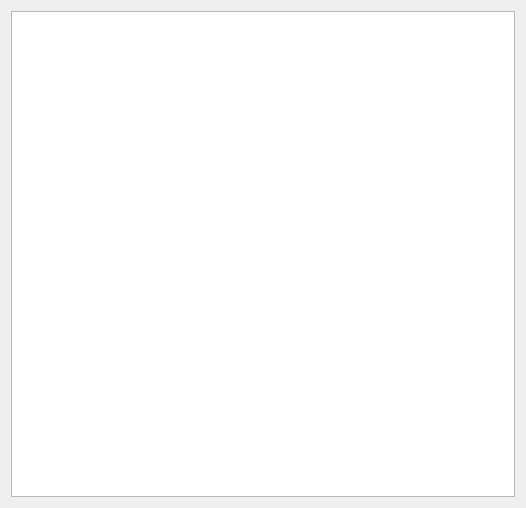
<?xml version="1.0" encoding="UTF-8"?>
<ui version="4.0">
 <class>Form</class>
 <widget class="QWidget" name="Form">
  <property name="geometry">
   <rect>
    <x>0</x>
    <y>0</y>
    <width>526</width>
    <height>508</height>
   </rect>
  </property>
  <property name="windowTitle">
   <string>报告</string>
  </property>
  <layout class="QHBoxLayout" name="horizontalLayout">
   <item>
    <widget class="QTextBrowser" name="textBrowser"/>
   </item>
  </layout>
 </widget>
 <resources/>
 <connections/>
</ui>
